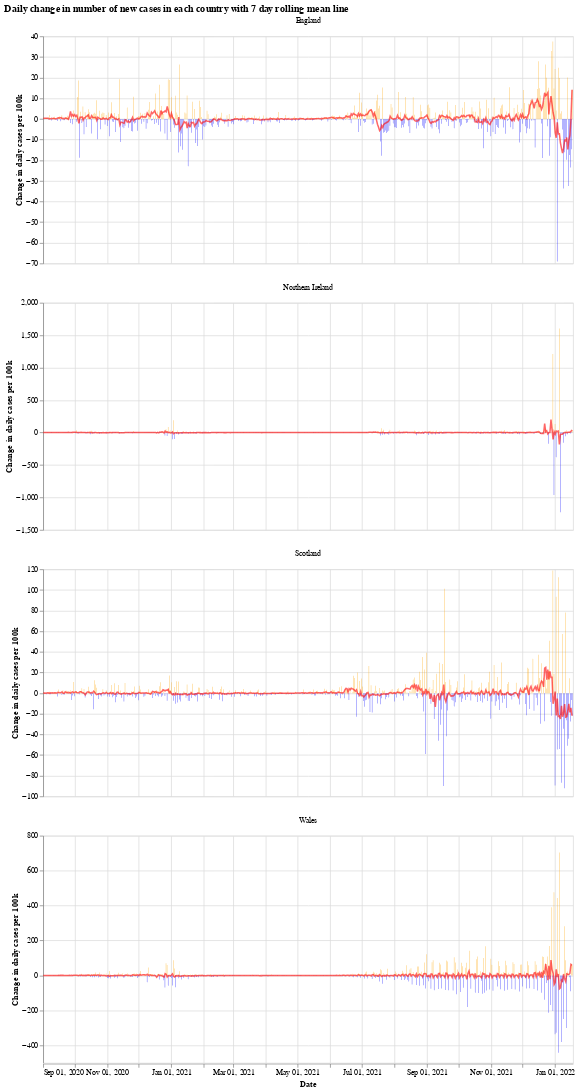

The notebook cell saved with this chart:
### Markdown cell above
We will use the Python library `Altair` for visualising the data, see the [altair docs](https://altair-viz.github.io/) for more information.

First we have a graph which shows the daily change in the number of new cases for each country. This number jumps up and down all over the place, which is likely due to delay in reporting of new cases over the weekend. Another interesting thing is that it looks like the daily cases in Wales experienced a much shorter period of calm over the summer (calm in the sense of daily cases not jumping up and down).

The orange bars are days when the number of new cases (per 100k population) was more than the previous day, while the blue are days when the number of new cases dropped. The red line is the 7 day moving average. 

When the moving average line is below 0, it means that there is a consistent drop in new cases. We can see this clearly happening around the times that lockdowns were introduced (though, to varying degrees). I will update the graphs soon with a marker of when each lockdown started.

### Code cell
# collapse
import altair as alt

bars = alt.Chart(uk_cases).mark_bar().encode(
    x=alt.X("yearmonthdate(date):T", axis=alt.Axis(title='Date')),
    y=alt.Y("casesChangeRate:Q", axis=alt.Axis(title='Change in daily cases per 100k')),
    tooltip='casesChange',
    color=alt.condition(
        alt.datum.casesChangeRate > 0,
        alt.value("orange"),  # The positive color
        alt.value("blue")  # The negative color
    )
).properties(title='Daily change in number of new cases with 7 day rolling mean',width=700).interactive()

line = alt.Chart(uk_cases).mark_line(
    color='red',
    size=2,
    opacity=0.6
).transform_window(
    rolling_mean='mean(casesChangeRate)',
    frame=[0, 7],
    groupby=['areaName']
).encode(
    x='yearmonthdate(date):T',
    y='rolling_mean:Q'
)

alt.layer(bars, line, data=uk_cases).facet(alt.Column(
    'areaName', title=''), columns=1).resolve_scale(y='independent').properties(title='Daily change in number of new cases in each country with 7 day rolling mean line')

### Figure 1 — Vega-Lite specification as saved in the notebook (floating-point values rounded to 4 significant figures; data arrays with more than 128 entries replaced by an {"elided": "..."} marker saying what was removed)
{"config": {"view": {"continuousWidth": 400, "continuousHeight": 300}}, "data": {"name": "data-d4ec6ea1273670277254a2fea7a33698"}, "facet": {"type": "nominal", "field": "areaName", "title": ""}, "spec": {"layer": [{"mark": "bar", "encoding": {"color": {"condition": {"value": "orange", "test": "(datum.casesChangeRate > 0)"}, "value": "blue"}, "tooltip": {"type": "quantitative", "field": "casesChange"}, "x": {"type": "temporal", "axis": {"title": "Date"}, "field": "date", "timeUnit": "yearmonthdate"}, "y": {"type": "quantitative", "axis": {"title": "Change in daily cases per 100k"}, "field": "casesChangeRate"}}, "selection": {"selector001": {"type": "interval", "bind": "scales", "encodings": ["x", "y"]}}, "title": "Daily change in number of new cases with 7 day rolling mean", "width": 700}, {"mark": {"type": "line", "color": "red", "opacity": 0.6, "size": 2}, "encoding": {"x": {"type": "temporal", "field": "date", "timeUnit": "yearmonthdate"}, "y": {"type": "quantitative", "field": "rolling_mean"}}, "transform": [{"window": [{"op": "mean", "field": "casesChangeRate", "as": "rolling_mean"}], "frame": [0, 7], "groupby": ["areaName"]}]}]}, "columns": 1, "resolve": {"scale": {"y": "independent"}}, "title": "Daily change in number of new cases in each country with 7 day rolling mean line", "$schema": "https://vega.github.io/schema/vega-lite/v4.8.1.json", "datasets": {"data-d4ec6ea1273670277254a2fea7a33698": {"elided": "2016 records"}}}
